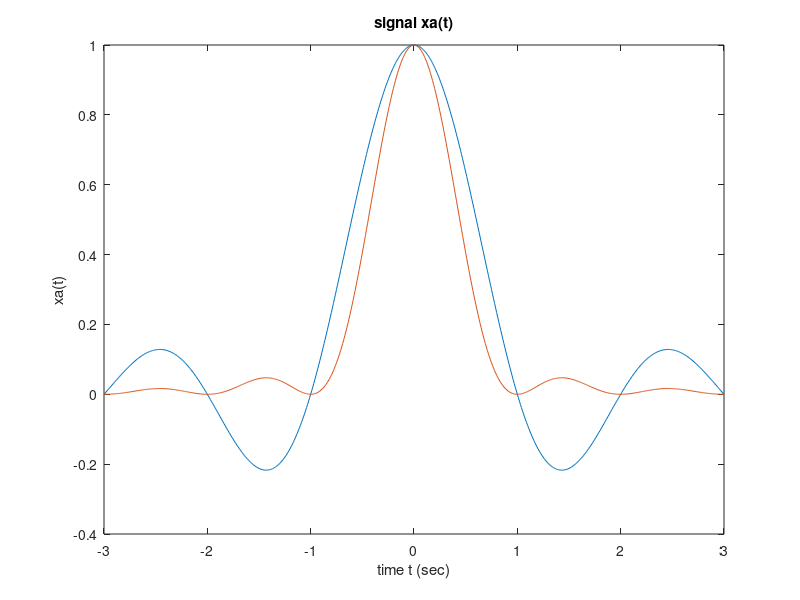

This chart was generated by the following MATLAB code:
% sinc(t) = sin (Πt)/ Πt
% sinc(t)^2 for -3 ≤ t ≤ 3
% Lab1-1
clear;
max = 1;              % hight
dt = 0.01;            % resolution
Length = 3;           % length = 3 sec
t = -Length:dt:Length;
xa = max * sin(pi*t) ./ (pi*t);
xa(Length/dt+1) = max;
plot(t, xa, t, xa.^2);
xlabel('time t (sec)'); ylabel('xa(t)');
title('signal xa(t)');